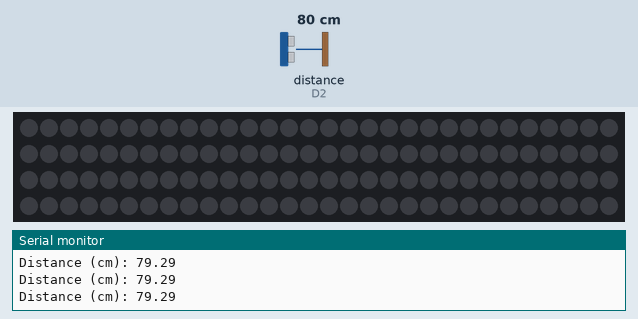
The sketch below on a simulated ESP8266 (NodeMCU). Parts: 120 RGB LEDs in strip order, left to right, continuing on the next row, the last lines printed to the serial monitor. Wiring (inferred from the names in the program): ultrasonic range finder: trigger D1; echo D2. Inputs (shaded band) come from the test bench; at power-on: distance to the obstacle (sensor on D2) 80 cm. The echo pulse lasts 58.3 µs per cm.

Above: at 1.3 s.
1.4 s: distance to the obstacle (sensor on D2) set to 27 cm
3.6 s: distance to the obstacle (sensor on D2) set to 23 cm
At 5.7 s:
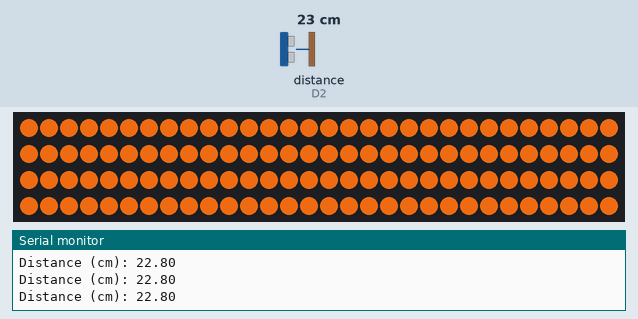
6.6 s: distance to the obstacle (sensor on D2) set to 2 cm
9.6 s: distance to the obstacle (sensor on D2) set to 35 cm
11.3 s: distance to the obstacle (sensor on D2) set to 4 cm
At 13.0 s:
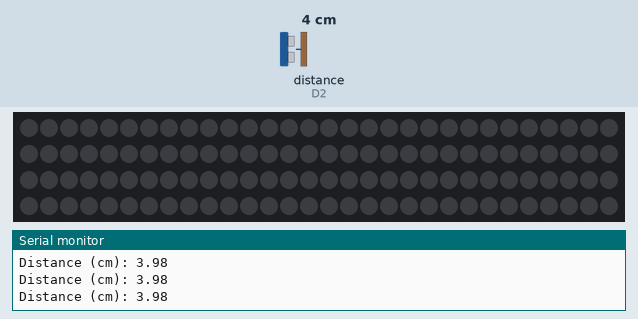
Timing chart, 0 to 14.5 s (numbered marks = the images above; inputs shaded):
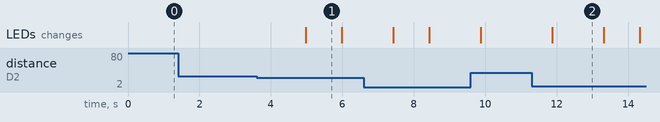

The sketch:

main.ino
```cpp
#include <Adafruit_NeoPixel.h>
#ifdef __AVR__
 #include <avr/power.h> // Required for 16 MHz Adafruit Trinket
#endif

#define SOUND_VELOCITY 0.034
#define NUMPIXELS 120

#define PIN        D7
#define TRIGPIN  D1
#define ECHOPIN  D2

bool ledTurnedOn = false;
bool isActivated = false;

long duration;
float distanceCm;

Adafruit_NeoPixel pixels(NUMPIXELS, PIN, NEO_GRB + NEO_KHZ800);


void setup() {

  // These lines are specifically to support the Adafruit Trinket 5V 16 MHz.
  // Any other board, you can remove this part (but no harm leaving it):
#if defined(__AVR_ATtiny85__) && (F_CPU == 16000000)
  clock_prescale_set(clock_div_1);
#endif
  // END of Trinket-specific code.

  Serial.begin(9600); // Starts the serial communication
  pinMode(TRIGPIN, OUTPUT); // Sets the trigPin as an Output
  pinMode(ECHOPIN, INPUT); // Sets the echoPin as an Input

  pixels.begin();
  pixels.clear();
  pixels.show();


}

void loop() {

// Clears the trigPin
  digitalWrite(TRIGPIN, LOW);
  delayMicroseconds(2);
  // Sets the trigPin on HIGH state for 10 micro seconds
  digitalWrite(TRIGPIN, HIGH);
  delayMicroseconds(10);
  digitalWrite(TRIGPIN, LOW);

  // Reads the echoPin, returns the sound wave travel time in microseconds
  duration = pulseIn(ECHOPIN, HIGH);

  // Calculate the distance
  distanceCm = duration * SOUND_VELOCITY/2;

  // Convert to inches

  // Prints the distance on the Serial Monitor
  Serial.print("Distance (cm): ");
  Serial.println(distanceCm);


  if(distanceCm < 25 && !isActivated)
  {
    isActivated = true;
  }
  else if(distanceCm < 25 && isActivated)
  {
    if(ledTurnedOn){
      turnOffLED();
    }
    else{
      turnOnLED();
    }

    isActivated = false;
  }


  delay(500);
}


 void turnOnLED(){

   pixels.clear();
  for(int i=0; i<NUMPIXELS; i++) { // For each pixel...

    // pixels.Color() takes RGB values, from 0,0,0 up to 255,255,255
    // Here we're using a moderately bright green color:
    pixels.setPixelColor(i, pixels.Color(200, 90, 16)); // beste: 50 20 4

    pixels.show();   // Send the updated pixel colors to the hardware.

    ledTurnedOn = true;

  }
}

void turnOffLED(){

  pixels.clear();
  pixels.show();

  ledTurnedOn = false;
}
```

Measured:
- the behaviour switches between 26 and 25 cm on distance to the obstacle (sensor on D2) (found by bisection; images 0 and 1)
- after the input at 3.6 s, the LEDs: change after 1.4 s (image 1)
- after the input at 11.3 s, the LEDs: change after 0.58 s (image 2)
- what the display in image 1 shows lasts 1.0 s, from 5.0 s to 6.0 s
- what the display in image 2 shows lasts 1.4 s, from 11.9 s to 13.3 s
